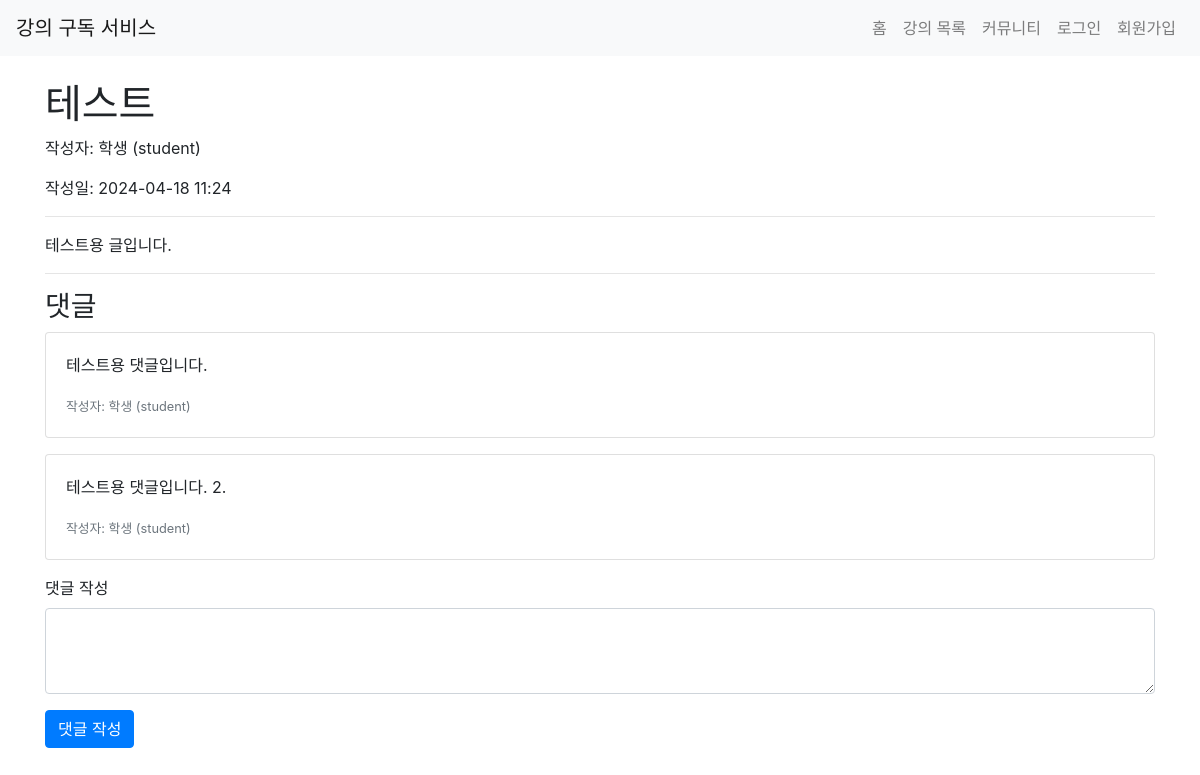
Screenshot of /community/posts/1 with the database file from the repository.
### app/models.py (models this page shows, shortened)
class Post(db.Model):
    id = db.Column(db.Integer, primary_key=True)
    title = db.Column(db.String(200), nullable=False)
    content = db.Column(db.Text, nullable=False)
    created_at = db.Column(db.DateTime, default=datetime.utcnow)
    author_id = db.Column(db.Integer, db.ForeignKey('user.id'), nullable=False)
    author = db.relationship('User', backref=db.backref('posts', lazy=True))

class User(UserMixin, db.Model):
    id = db.Column(db.Integer, primary_key=True)
    name = db.Column(db.String(100), nullable=False)
    email = db.Column(db.String(120), unique=True, nullable=False)
    password = db.Column(db.String(255), nullable=False)
    role = db.Column(db.String(20), nullable=False)  # 'student' 또는 'teacher'
    enrollments = db.relationship('Enrollment', back_populates='student', lazy=True)
    courses = db.relationship('Course', back_populates='teacher', lazy=True)  # 강사가 가르치는 강좌들
    subscription = db.relationship('Subscription', uselist=False)

class Comment(db.Model):
    id = db.Column(db.Integer, primary_key=True)
    content = db.Column(db.Text, nullable=False)
    created_at = db.Column(db.DateTime, default=datetime.utcnow)
    author_id = db.Column(db.Integer, db.ForeignKey('user.id'), nullable=False)
    post_id = db.Column(db.Integer, db.ForeignKey('post.id'), nullable=False)
    author = db.relationship('User', backref=db.backref('comments', lazy=True))
    post = db.relationship('Post', backref=db.backref('comments', lazy=True))

### app/views/community.py (the view)
@bp.route('/posts/<int:post_id>')
def post_detail(post_id):
    post = Post.query.get_or_404(post_id)
    rankings = get_teacher_rankings()
    return render_template('community/post_detail.html', post=post, rankings=rankings)

### app/views/teachers.py (called while the page is built)
def get_teacher_rankings():
    teachers = User.query.filter_by(role='teacher').all()
    teacher_scores = []
    for teacher in teachers:
        enrollments = Enrollment.query.join(Course).filter(Course.teacher == teacher).all()
        num_students = len(enrollments)
        avg_rating = sum(enrollment.rating or 0 for enrollment in enrollments) / num_students if num_students > 0 else 0
        score = num_students * avg_rating
        teacher_scores.append((teacher, score))
    rankings = sorted(teacher_scores, key=lambda x: x[1], reverse=True)
    return rankings

### app/templates/community/post_detail.html (shortened to what this page needs)
{% extends 'base.html' %}
{% block content %}
<h1>{{ post.title }}</h1>
<p>작성자: {{ post.author.name }} ({{ post.author.role }})</p>
<p>작성일: {{ post.created_at.strftime('%Y-%m-%d %H:%M') }}</p>
<hr>
<p>{{ post.content }}</p>
<hr>
<h3>댓글</h3>
{% for comment in post.comments %}
<div class="card mb-3">
    <div class="card-body">
        <p class="card-text">{{ comment.content }}</p>
        <p class="card-text"><small class="text-muted">작성자: {{ comment.author.name }} ({{ comment.author.role }})</small></p>
    </div>
</div>
{% endfor %}
<form action="{{ url_for('community.new_comment', post_id=post.id) }}" method="POST">
    <div class="form-group">
        <label for="content">댓글 작성</label>
        <textarea class="form-control" id="content" name="content" rows="3" required></textarea>
    </div>
    <button type="submit" class="btn btn-primary">댓글 작성</button>
</form>
{% endblock %}

### rows the page displays
Post: title "테스트", created_at "2024-04-18 11:24", content "테스트용 글입니다."
User: author.name "학생", author.role "student"
Comment: content "테스트용 댓글입니다.", author.name "학생", author.role "student"
Comment: content "테스트용 댓글입니다. 2.", author.name "학생", author.role "student"
